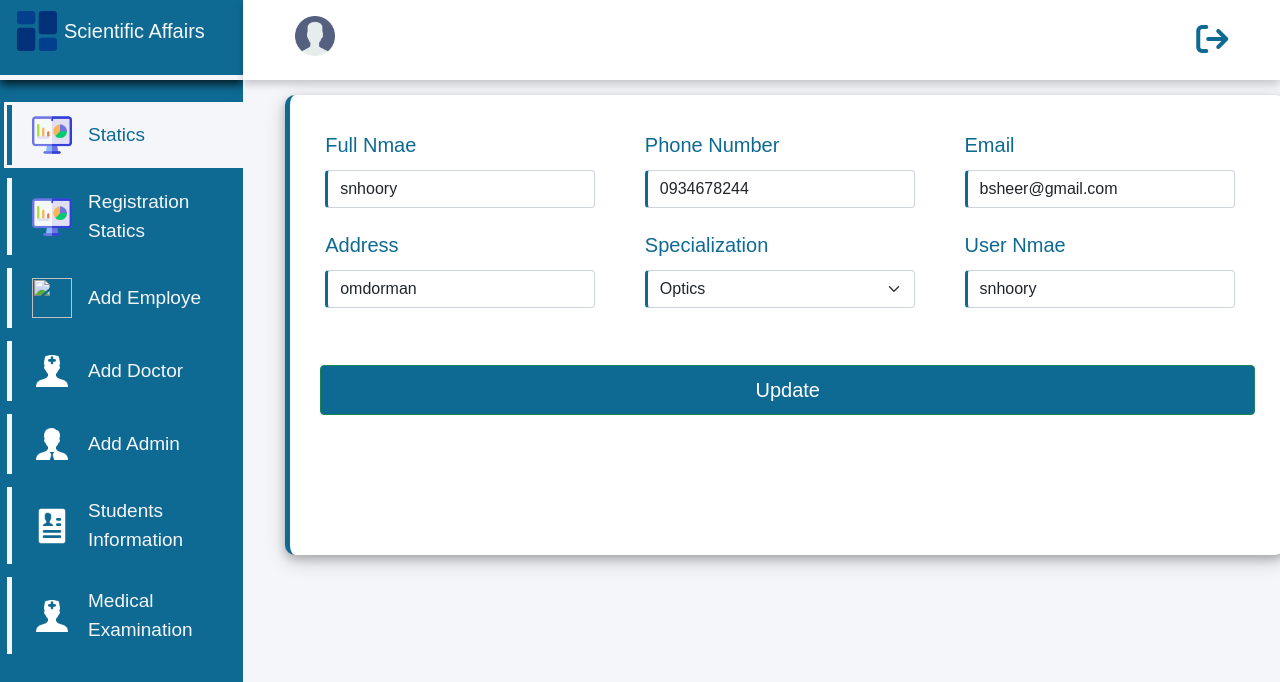
The app's page /elec_reg_new_std/admin/doctors/edit_doctor/display_for_editd.php?updateid=1 with its own data.
### tables this page shows
CREATE TABLE `medical_exam_doctors` (
  `id` int(11) NOT NULL,
  `full_name` varchar(100) NOT NULL,
  `phone_number` varchar(15) NOT NULL,
  `email` varchar(50) NOT NULL,
  `address` varchar(20) NOT NULL,
  `specialization` varchar(50) NOT NULL,
  `username` varchar(20) NOT NULL,
  `password` varchar(20) NOT NULL DEFAULT '0000',
  `admin_add` varchar(100) NOT NULL,
  `date` date NOT NULL,
  `hours` time NOT NULL,
  `del` varchar(5) NOT NULL DEFAULT 'no'
);

### elec_reg_new_std/admin/doctors/edit_doctor/display_for_editd.php (the view, shortened to what this page needs)
<?php
include "../../../../connection/connection.php";
$name_user = $_SESSION["full_name_scientific_affairs"];
$id = $_GET["updateid"];
$show_data_input = mysqli_query($connection, "select * from medical_exam_doctors where id = $id");
$row=mysqli_fetch_array($show_data_input);
$inp_name = $row["full_name"];
$inp_phone = $row["phone_number"];
$inp_email = $row["email"];
$inp_address = $row["address"];
$inp_specialization = $row["specialization"];
$inp_username = $row["username"];
?>
<!DOCTYPE html>
<html lang="en">
<head>
    <link rel="stylesheet" href="../../../../css/all.min.css">
    <link rel="stylesheet" href="../../../../bootstrap/bootstrap.min.css">
    <link rel="stylesheet" href="../../../../css/manegment/add_tetcher.css">
</head>
<body>
<div class="side-menu">
<div class="brand-name">
<h2><img src="../../../../icons/da.png" alt="" width="50px" height="50px">Scientific Affairs</h2>
        </div>
            <ul>
            <a href="../../statics/statics.php"><li  class="active"><img src="../../../../icons/statc1.png" alt="" width="40px" height="40px">Statics</li></a>
            <a href="../../registration_statistics/registration_statistics.php"><li><img src="../../../../icons/statc1.png" alt="" width="40px" height="40px">Registration Statics</li></a>
            <a href="../../employes/add_employe/add_emp.php"><li><img src="../../../../icons/eemp3.png" alt="" width="40px" height="40px"> Add Employe</li></a>
            <a href="../../doctors/add_doctor/add_doctor.php"><li><img src="../../../../icons/doc.png" alt="" width="40px" height="40px"> Add Doctor</li></a>
            <a href="../../admins/add_admin/add_admin.php"><li><img src="../../../../icons/admin.png" alt="" width="40px" height="40px">Add Admin</li></a>
            <a href="../../../scintific_affairs/info_std_electronic_register/info_std_electronic_register.php"><li><img src="../../../../icons/stdifo1.png" alt="" width="40px" height="40px"> Students Information</li></a>
            <a href="../../../medical_examination/statics/statics.php"><li><img src="../../../../icons/doc.png" alt="" width="40px" height="40px">Medical Examination</li></a>
            </ul>
        </div>
        <div class="container">
            <div class="header">
                <div class="nav">
                <div>
                <h3> <a href="../../account/account.php"><img src="../../../../icons/account.png" alt="" width="40px" height="40px"></a><?php echo " " . $name_user ?></h3>
                </div>
                <div class="log">
                <a href="../../../login/login.php"><div><i class="fa-solid fa-arrow-right-from-bracket fa-2x"></i></div></a>
                </div>
                </div>
            </div>
<div class="form">
<form action="" method="post">
<div class="row">
    <div class="form-group col-lg-4 col-md-6 col-xs-12">
    <label for="" class="lead">Full Nmae</label>
        <input type="text" name="fullname" id=""  value="<?php echo $inp_name ?>" class="form-control" required>
    </div>
    <div  class="form-group col-lg-4 col-md-6 col-xs-12">
    <label for="" class="lead">Phone Number</label>
        <input type="number" name="phone" id=""  value="<?php echo $inp_phone ?>" class="form-control" required>
    </div>
    <div  class="form-group col-lg-4 col-md-6 col-xs-12">
    <label for="" class="lead">Email</label>
        <input type="email" name="email" id=""  value="<?php echo $inp_email ?>" class="form-control" required>
    </div>
    <div  class="form-group col-lg-4 col-md-6 col-xs-12">
    <label for="" class="lead">Address</label>
        <input type="text" name="address" id=""  value="<?php echo $inp_address ?>" class="form-control" required>
    </div>
    <div class="form-group col-lg-4 col-md-6 col-xs-12">
                  <label for="" class="lead">Specialization</label>
                 <select name="specialization" id="" class="form-select">
                  <option value="<?php echo $inp_specialization ?>"><?php echo $inp_specialization ?></option>
                 </select>
            </div>
    <div  class="form-group col-lg-4 col-md-6 col-xs-12">
    <label for="" class="lead">User Nmae</label>
        <input type="text" name="username" id=""  value="<?php echo $inp_username ?>" class="form-control" required>
    </div>
    <div  class="form-group col-lg-12 col-md-12 col-xs-12">
        <input type="submit" name="edittetcher" id="" value="Update"  class="btn btn-success">
    </div>
</form>
</div>
</body>
</html>

### css/manegment/add_tetcher.css (style rules this page uses)
* { box-sizing: border-box; }
body { min-height: 100vh; font-family: Tahoma, Geneva, Verdana, sans-serif }
a { text-decoration: none; color: #f5f6fa; }
li { list-style: none; }
h2 { color: #f5f6fa; font-size: 20px; }
.side-menu { position: fixed; background: #0e6a93; ; width: 19vw; min-height: 100vh; display: flex; flex-direction: column; }
.side-menu .brand-name { height: 10vh; display: flex; align-items: right; padding: 2px; padding-top: 5px; margin-bottom: 25px; cursor: pointer; border-bottom:5px solid #f5f6fa; box-shadow: 0 4px 9px 0 rgba(0, 0, 0, 0.8); }
.side-menu li { font-size: 19px; padding: 10px; margin-left: -25px; margin-bottom: 13px; display: flex; align-items:center; border-left:5px solid #f5f6fa; cursor: pointer; }
.side-menu li img { margin-right: 16px; }
.side-menu .active { background: #f5f6fa; color: #0e6a93; border-left:5px solid #0e6a93; outline:3px solid #f5f6fa; }
.side-menu img { margin-left: 10px; }
.side-menu .brand-name h2 { font-size: 20px; }
.side-menu .brand-name h2 img { mix-blend-mode: multiply; margin-right: 2px; margin-top: 1px; padding-right: 5px; margin-bottom: 5px; padding: 5px; }
.container { position: absolute; right: 0; width: 81vw; height: 100vh; background-color: #f5f6fa; }
.container .header { position: fixed; top: 0; right: 0; width: 81vw; height: 10vh; background-color: white; display: flex; align-items: center; justify-content: center; box-shadow: 0 4px 8px 0 rgba(0, 0, 0, 0.2); }
.container .header .nav { width: 90%; display: flex; align-items: center; justify-content: space-between; }
.container .header .nav h3 { color: #0e6a93; font-size: 20px; margin-top: 10px; cursor: pointer; }
.container .header .nav h3 img { margin-bottom: 10px; cursor: pointer; }
.fa-solid { color: #0e6a93; }
.log { cursor: pointer; display: flex; align-items: center; justify-content: space-between; color: #0e6a93; }
.container .form { margin-top:95px; margin-left: 30px; width: 1000px; height: 460px; padding: 30px; border-left: 5px solid #0e6a93; border-radius: 10px; background-color: white; box-shadow: 0 4px 8px 0 rgba(0, 0, 0, 0.2),0 6px 20px 0 rgba(0, 0, 0, 0.19); }
.form-group { margin-bottom: 12px; }
.form-control,.form-select { width: 270px; margin: 5px; border-left:3px solid #0e6a93; border-radius: none; }
label { color: #0e6a93; margin: 5px; font-size: 15px; }
.btn { margin-top: 40px; width: 100%; height: 50px; font-size: 20px; background-color:#0e6a93; }

### records on screen
medical_exam_doctors: fullname "snhoory", phone "0934678244", email "bsheer@gmail.com", address "omdorman", specialization "Optics", username "snhoory"
